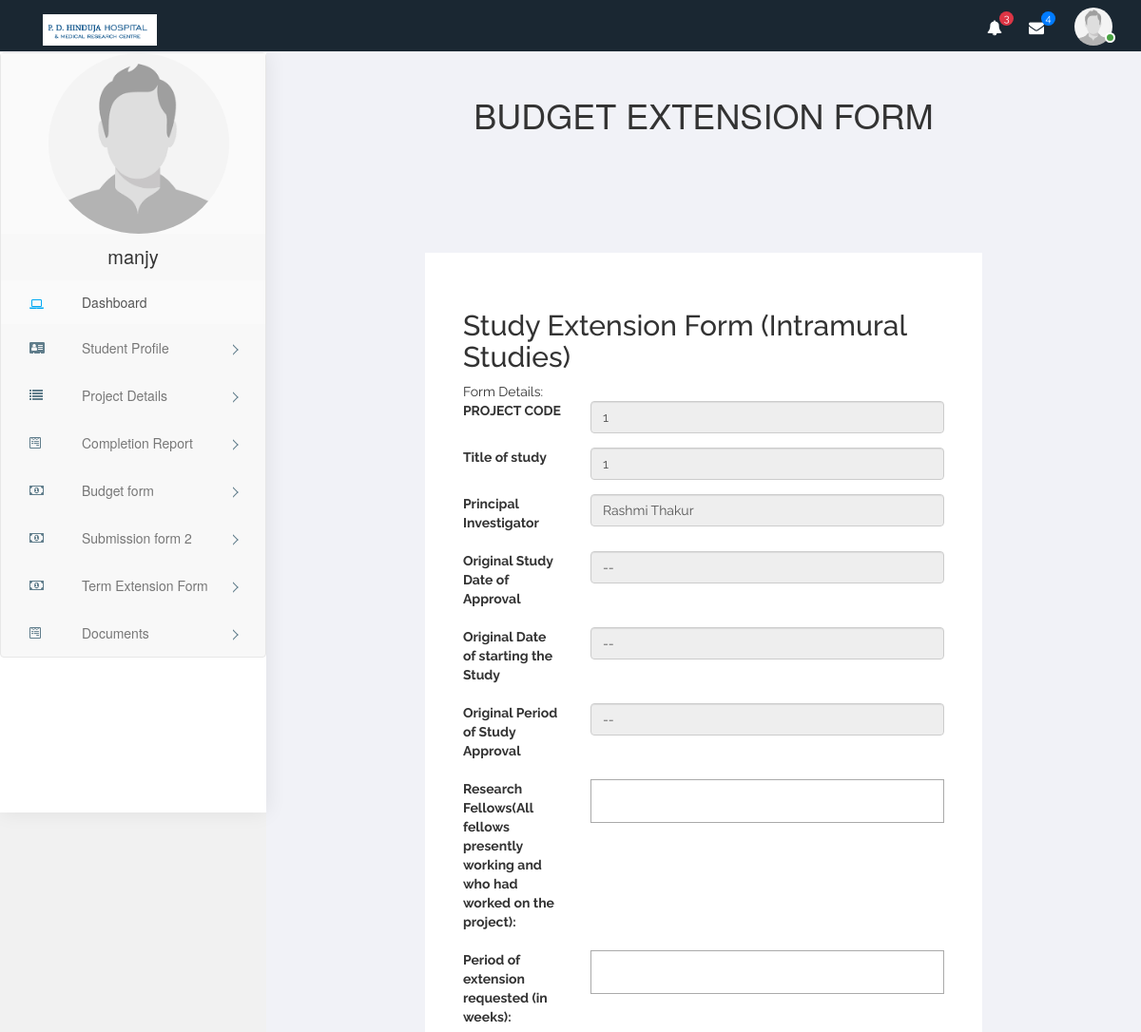
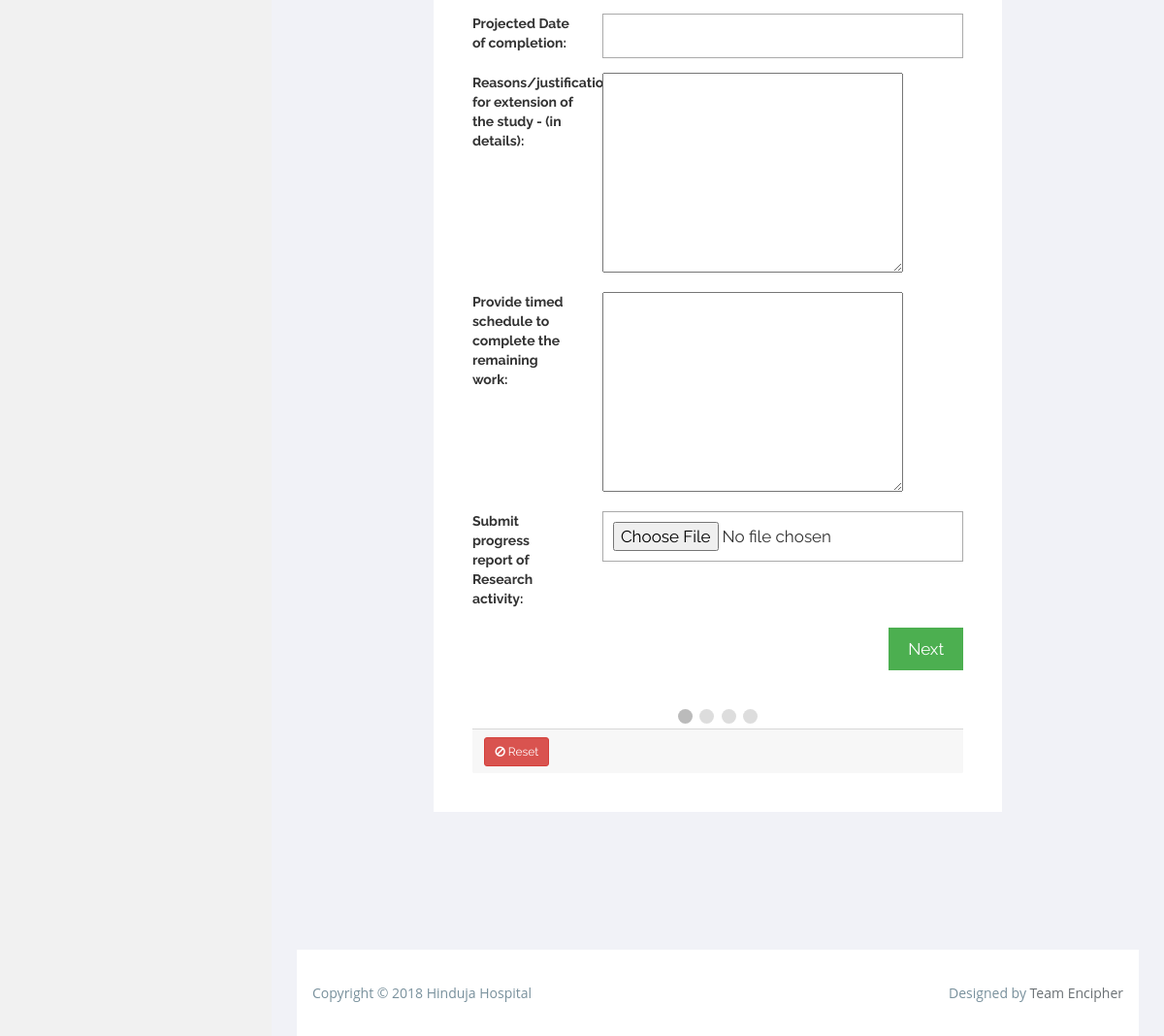
Screenshot of /student/budget/term/ (signed in) with the database file from the repository (2 pictures, top to bottom).
### users/models.py (models this page shows, shortened)
class CustomUser(AbstractUser):
    TYPE_CHOICES = (
        (0,'DIRECTOR'),
        (1,'SECRETARIAT'),
        (2,'GUIDE'),
        (3,'STUDENT'),
        (4,'COINVESTIGATOR'),
        (5,'IRBMEMBERS'),
    )
    name = models.CharField(max_length=250)
    type = models.IntegerField(choices=TYPE_CHOICES, default=3)
    contact = models.IntegerField(default=100)

### project/models.py (models this page shows)
class project_details(models.Model):
    PI_id = models.ForeignKey(Principal_investigator, on_delete=models.CASCADE)
    stud_id = models.ForeignKey(Std_details, on_delete=models.CASCADE)
    Time_frame_id = models.ForeignKey(Time_Frame, on_delete=models.CASCADE)
    coinvestigator_name = models.CharField(max_length=100)
    coinvestigator_designation  = models.CharField(max_length=100)
    period_of_data = models.IntegerField()
    enroll_period = models.IntegerField()
    budget_estimate = models.IntegerField()
    project_title = models.CharField(max_length=256)
    appr_date_erb = models.DateField(null=True)
    sample_size = models.IntegerField()
    fund = (
        ('H', 'HH'), ('O', 'Out')
    )
    choose_fund = models.CharField(max_length=100, choices=fund)

### guide/models.py (models this page shows, shortened)
class Principal_investigator(models.Model):
    P_Dept = models.CharField(max_length=100)
    P_designation = models.CharField(max_length=100)
    principal_id = models.ForeignKey('users.CustomUser', on_delete=models.CASCADE)

### budget/views.py (the view, shortened to what this page needs)
# urls.py: path('term/', views.extension_view, name='term'),
def extension_view(request):
    ext_form = ExtensionForm
    res_fell_form = ResearchFellowForm
    mat_form = MaterialForm
    other_form = OtherForm
    student = Std_details.objects.filter(student_id__in=CustomUser.objects.filter(username=str(request.user.username)))
    student = student[0]
    project = project_details.objects.get(stud_id=student)
    context = {'form1': ext_form,
               'form2': res_fell_form,
               'form3': mat_form,
               'form4': other_form,
               'project':project,
               }
    return render(request, "student_dashboard/student_extension.html", context)

### templates/student_dashboard/student_extension.html (shortened to what this page needs)
{% extends 'student_sidebar.html' %}
{% block content %}
    {% load staticfiles %}
    {% load bootstrap3 %}
    {% bootstrap_css %}
<h1 align="center">BUDGET EXTENSION FORM</h1>
    <div class="card-body card-block">
    <form id="regForm">
      <h2>Study Extension Form (Intramural Studies)</h2>
        <div class="tab">Form Details:
                                    <div class="row form-group">
                                        <div class="col col-md-3"><label for="text-input" class=" form-control-label">PROJECT CODE</label></div>
                                        <div class="col-12 col-md-9"><input type="text" id="disabled-input" value="{{ project.id }}" name="disabled-input" placeholder="Disabled" disabled="" class="form-control"></div>
                                    </div>
                                    <div class="row form-group">
                                        <div class="col col-md-3"><label for="text-input" class=" form-control-label">Title of study</label></div>
                                        <div class="col-12 col-md-9"><input type="text" id="disabled-input" value="{{ project.project_title }}" name="disabled-input" placeholder="Disabled" disabled="" class="form-control"></div>
                                    </div>
                                    <div class="row form-group">
                                        <div class="col col-md-3"><label for="text-input" class=" form-control-label">Principal Investigator</label></div>
                                        <div class="col-12 col-md-9"><input type="text" id="disabled-input" value="{{ project.PI_id.principal_id.name }}" name="disabled-input" placeholder="Disabled" disabled="" class="form-control"></div>
                                    </div>
                                    <div class="row form-group">
                                        <div class="col col-md-3"><label for="text-input" class=" form-control-label">Original Study Date of Approval</label></div>
                                        <div class="col-12 col-md-9"><input type="text" id="disabled-input" value="--" name="disabled-input" placeholder="Disabled" disabled="" class="form-control"></div>
                                    </div>
                                    <div class="row form-group">
                                        <div class="col col-md-3"><label for="text-input" class=" form-control-label">Original Date of starting the Study</label></div>
                                        <div class="col-12 col-md-9"><input type="text" id="disabled-input" value="--" name="disabled-input" placeholder="Disabled" disabled="" class="form-control"></div>
                                    </div>
                                    <div class="row form-group">
                                        <div class="col col-md-3"><label for="text-input" class=" form-control-label">Original Period of Study Approval</label></div>
                                        <div class="col-12 col-md-9"><input type="text" id="disabled-input" value="--" name="disabled-input" placeholder="Disabled" disabled="" class="form-control"></div>
                                    </div>
        {% for field in form1 %}
                                        <div class = "row form-group">
                                                    <div class="col col-md-3">
                                                        {{ field.label_tag }}
                                                        </div>
                                            <div class="col-12 col-md-9">
                                                {{ field }}
                                            </div>
                                        </div>
                                        {% endfor %}
      </div>
      <div style="overflow:auto;">
        <div style="float:right;">
          <button type="button" id="nextBtn" onclick="nextPrev(1)">Next</button>
        </div>
      </div>
      <div style="text-align:center;margin-top:40px;">
        <span class="step"></span>
        <span class="step"></span>
        <span class="step"></span>
        <span class="step"></span>
      </div>
        <div class="card-footer">
                                <button type="reset" class="btn btn-danger btn-sm">
                                    <i class="fa fa-ban"></i> Reset
                                </button>
    </div>
    </form>
    </div>
{% endblock %}

### templates/student_sidebar.html (shortened to what this page needs)
{% extends 'base.html' %}
{% load staticfiles %}
            {% block sidebar %}
                    <li class="active">
                        <img src="{% static 'images/maleuser.png' %}" alt="Logo" style="border-radius:50%;height:190px;margin-left: 20px;">
                    </li>
                    <li class=" dropdown">
                        <div style="padding:10px; font-size:20px;"><center>{{user}}</center></div>
                    </li>
                    <li class="active">
                        <a href="{% url 'student:student_dashboard' %} "><i class="menu-icon fa fa-laptop"></i>Dashboard </a>
                    </li>
                    <li class="menu-item-has-children dropdown">
                        <a href="{% url 'student:student_profile' %}" class="dropdown-toggle"> <i class="menu-icon fa  fa-address-card"></i>Student Profile</a>
                    </li>
                    <li class="menu-item-has-children dropdown">
                        <a href="{% url 'student:student_project_details' %}" class="dropdown-toggle"> <i class="menu-icon fa fa-list"></i>Project Details</a>
                    </li>
                    <li class="menu-item-has-children dropdown">
                        <a href="{% url 'student:student_completion_report' %}" class="dropdown-toggle" > <i class="menu-icon fa fa-wpforms"></i>Completion Report</a>
                    </li>
                    <li class="menu-item-has-children dropdown">
                   <a href="{% url 'student:budget:addform' %}" class="dropdown-toggle" > <i class="menu-icon fa fa-money"></i>Budget form</a>
                    </li>
                 <li class="menu-item-has-children dropdown">
                   <a href="{% url 'project:project2' %}" class="dropdown-toggle" > <i class="menu-icon fa fa-money"></i>Submission form 2</a>
                    </li>
                 <li class="menu-item-has-children dropdown">
                   <a href="{% url 'student:budget:term' %}" class="dropdown-toggle" > <i class="menu-icon fa fa-money"></i>Term Extension Form</a>
                    </li>
                    <li class="menu-item-has-children dropdown">
                        <a href="{% url 'student:student_documents' %}" class="dropdown-toggle" > <i class="menu-icon fa fa-wpforms"></i>Documents</a>
                    </li>
            {% endblock %}

### static/assets/css/style.css (style rules this page uses)
body { display: table; font-family: "Open Sans", sans-serif; font-size: 16px; width: 100%; }
a, button { text-decoration: none; outline: none !important; color: #878787; -webkit-transition: all 0.25s ease; transition: all 0.25s ease; }
h1, h2, h3, h4, h5, h6 { margin: 0; }
img { max-width: 100%; }
.btn, button, input, textarea { -webkit-box-shadow: none; box-shadow: none; outline: 0 !important; }
.navbar .navbar-nav > li { padding-left: 30px; padding-right: 30px; }
.navbar .navbar-nav > li.active { background: #fafafa; }
.navbar .navbar-nav li { width: 100%; }
.navbar .navbar-nav li.active .menu-icon, .navbar .navbar-nav li:hover .toggle_nav_button:before, .navbar .navbar-nav li .toggle_nav_button.nav-open:before { color: #03a9f3; }
.navbar .navbar-nav li .dropdown-toggle:after { display: none; }
.navbar .navbar-nav li > a { background: none !important; color: #607d8b; display: inline-block; font-size: 14px; line-height: 26px; padding: 10px 0; position: relative; width: 100%; }
.navbar .navbar-nav li > a .menu-icon { color: #607d8b; float: left; margin-top: 8px; width: 55px; text-align: left; z-index: 9; }
.navbar .navbar-nav li.menu-item-has-children { position: relative; }
.navbar .navbar-nav li.menu-item-has-children a { line-height: 30px; }
.navbar .navbar-nav li.menu-item-has-children a:before { content: ""; position: absolute; top: 23px; right: 0; width: 8px; height: 8px; border-style: solid; border-width: 1px; border-color: #607d8b #607d8b transparent transparent; -webkit-transform: rotate(45deg); transform: rotate(45deg); -webkit-transition: all .25s ease; transition: all .25s ease; }
.navbar .navbar-nav > .active > a, .navbar .navbar-nav > .active > a:focus, .navbar .navbar-nav > .active > a:hover { color: #03a9f3; }
.btn, .button { display: inline-block; font-weight: 400; text-align: center; white-space: nowrap; vertical-align: middle; -webkit-transition: all .15s ease-in-out; transition: all .15s ease-in-out; border-radius: 3; cursor: pointer; }
@media (max-width: 1368px) { .card-body { padding: 15px; } }

### templates/student_dashboard/student_extension.html (style rules this page uses)
* { box-sizing: border-box; }
body { background-color: #f1f1f1; }
#regForm { background-color: #ffffff; margin: 100px auto; font-family: Raleway; padding: 40px; width: 70%; min-width: 300px; }
h1 { text-align: center; }
input { padding: 10px; width: 100%; font-size: 17px; font-family: Raleway; border: 1px solid #aaaaaa; }
.tab { display: none; }
button { background-color: #4CAF50; color: #ffffff; border: none; padding: 10px 20px; font-size: 17px; font-family: Raleway; cursor: pointer; }
.step { height: 15px; width: 15px; margin: 0 2px; background-color: #bbbbbb; border: none; border-radius: 50%; display: inline-block; opacity: 0.5; }
.step.active { opacity: 1; }

### rows the page displays
CustomUser: username "manjy"
project_details: disabled-input "1", disabled-input "Rashmi Thakur"

### other values shown
{{ field.label_tag }} "Research Fellows(All fellows presently working and who had worked on the project):" "Period of extension requested (in weeks):" "Projected Date of completion:" "Reasons/justification for extension of the study - (in details):" "Provide timed schedule to complete the remaining work:" "Submit progress report of Research activity:"
